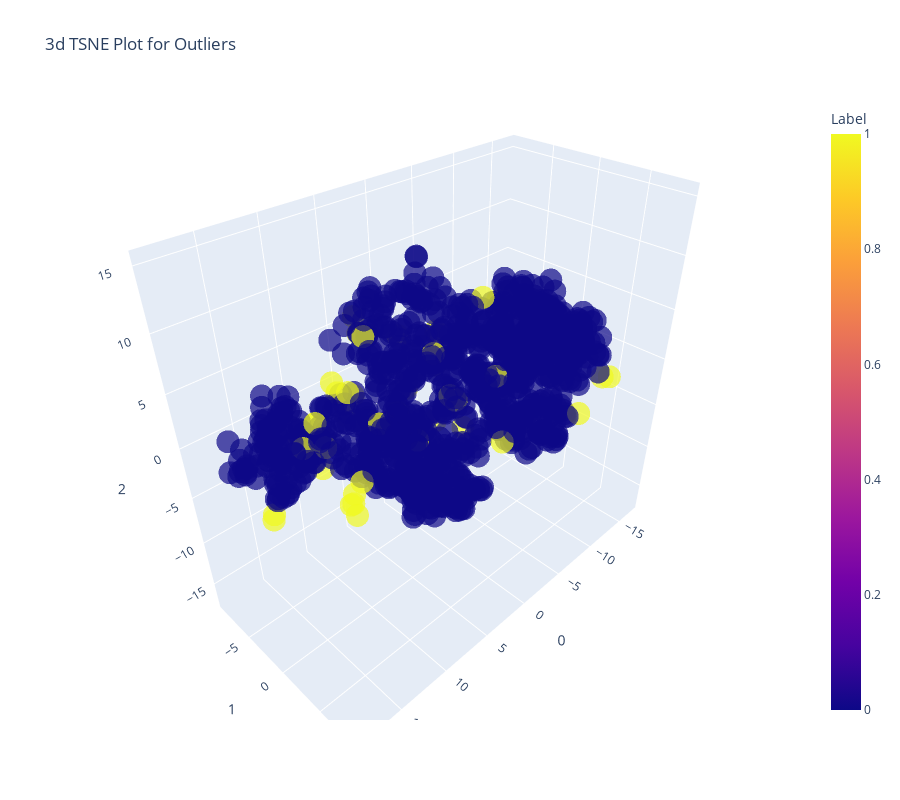

Notebook source saved alongside this figure:
### Markdown cell above
### K Nearest Neighbor

### Code cell
# instantiating KNN model
knn = create_model("knn")

# plotting the data using KNN
plot_model(knn)

### Figure 1 — Plotly figure (JSON) as saved in the notebook; plotly's stock layout.template omitted (floating-point values rounded to 4 significant figures; data arrays with more than 128 entries replaced by an {"elided": "..."} marker saying what was removed)
{"data": [{"customdata": {"elided": "1000x1 float values"}, "hoverlabel": {"namelength": 0}, "hovertemplate": "0=%{x}<br>1=%{y}<br>2=%{z}<br>Feature=%{customdata[0]}<br>Label=%{marker.color}", "legendgroup": "", "marker": {"color": {"elided": "1000 int values"}, "coloraxis": "coloraxis", "opacity": 0.7, "symbol": "circle"}, "mode": "markers", "name": "", "scene": "scene", "showlegend": false, "type": "scatter3d", "x": {"elided": "1000 float values"}, "y": {"elided": "1000 float values"}, "z": {"elided": "1000 float values"}}], "layout": {"coloraxis": {"colorbar": {"title": {"text": "Label"}}, "colorscale": [[0, "#0d0887"], [0.1111, "#46039f"], [0.2222, "#7201a8"], [0.3333, "#9c179e"], [0.4444, "#bd3786"], [0.5556, "#d8576b"], [0.6667, "#ed7953"], [0.7778, "#fb9f3a"], [0.8889, "#fdca26"], [1, "#f0f921"]]}, "height": 800, "legend": {"tracegroupgap": 0}, "scene": {"domain": {"x": [0, 1], "y": [0, 1]}, "xaxis": {"title": {"text": "0"}}, "yaxis": {"title": {"text": "1"}}, "zaxis": {"title": {"text": "2"}}}, "title": {"text": "3d TSNE Plot for Outliers"}, "width": 900}}
